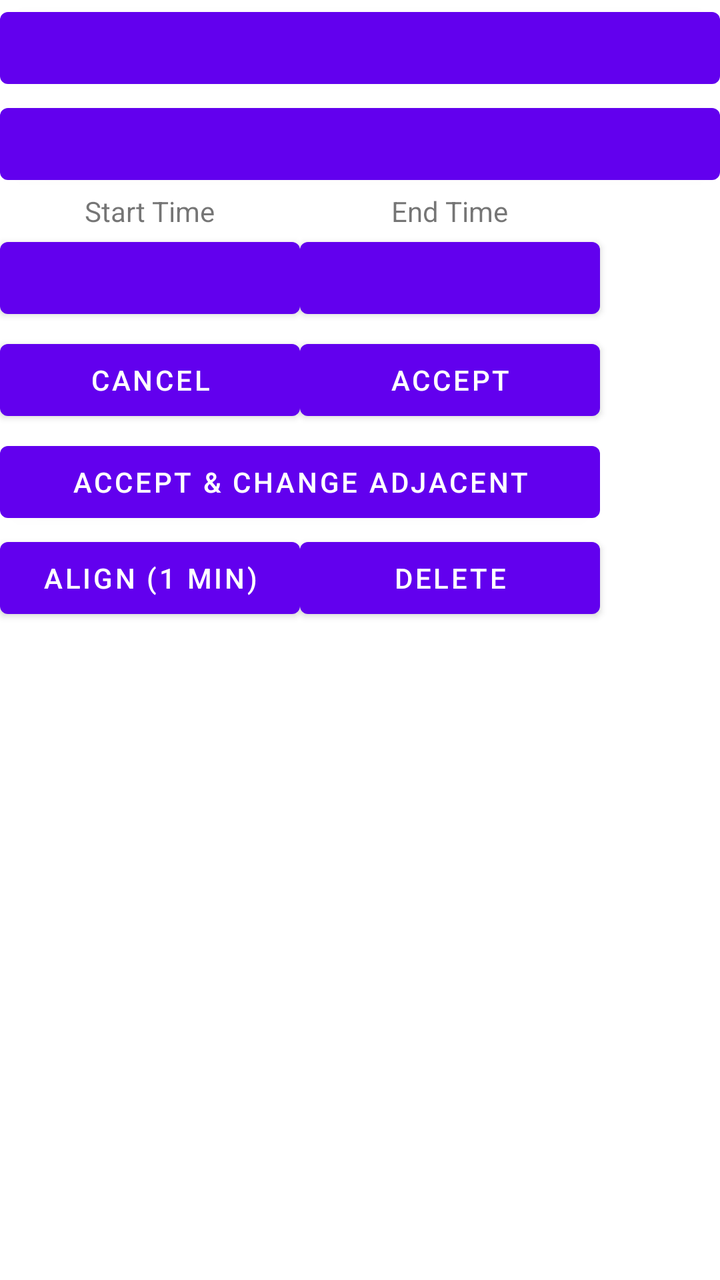
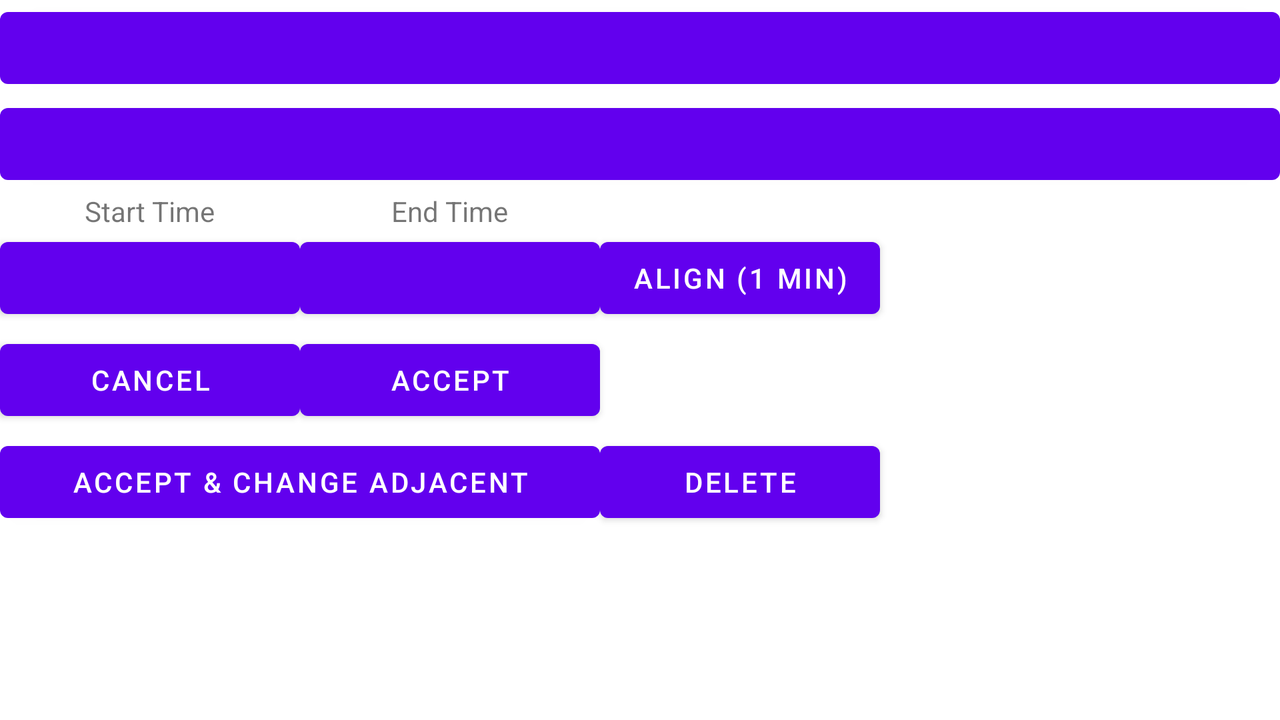

One screen, two layout resources from the same app: the default and the repository's alternative for another configuration. Each is rendered where Android would select it; the XML of both is given below.
<!-- AndroidManifest.xml: fallback theme Theme.MaterialComponents.DayNight.NoActionBar -->
<!-- res/layout/changeentry.xml -->
<?xml version="1.0" encoding="utf-8"?>
<RelativeLayout xmlns:android="http://schemas.android.com/apk/res/android"
	android:layout="@layout/changeentry" android:id="@+id/timechanger"
	android:layout_width="fill_parent" android:layout_height="fill_parent">

	<Button android:id="@+id/defaulttask" android:layout_width="fill_parent"
		android:layout_height="wrap_content" android:layout_gravity="center_horizontal|top" />

	<Button android:id="@+id/date" android:layout_width="fill_parent"
		android:layout_height="wrap_content" android:layout_gravity="center_horizontal|top"
		android:layout_below="@+id/defaulttask" />

	<TableLayout android:id="@+id/timechangetable"
		android:layout_gravity="center_horizontal" android:layout_width="fill_parent"
		android:layout_height="wrap_content" android:layout_below="@+id/date">

		<TableRow android:layout_width="fill_parent"
			android:layout_height="fill_parent">
			<TextView android:id="@+id/startlabel" android:text="@string/startlabel"
				android:layout_width="fill_parent" android:layout_height="wrap_content"
				android:layout_gravity="center" />

			<TextView android:id="@+id/endlabel" android:text="@string/endlabel"
				android:layout_width="fill_parent" android:layout_height="wrap_content"
				android:layout_gravity="center" />
		</TableRow>

		<TableRow android:layout_width="fill_parent"
			android:layout_height="fill_parent">
			<Button android:id="@+id/starttime" android:minWidth="150dip"
				android:layout_width="fill_parent" android:layout_height="wrap_content" />

			<Button android:id="@+id/endtime" android:minWidth="150dip"
				android:layout_width="fill_parent" android:layout_height="wrap_content" />
		</TableRow>

		<TableRow android:layout_width="fill_parent"
			android:layout_height="fill_parent">
			<Button android:id="@+id/changecancel" android:text="@string/cancel"
				android:layout_width="fill_parent" android:layout_height="wrap_content" android:layout_marginTop="3dp" android:layout_marginBottom="3dp"/>

			<Button android:id="@+id/changeok" android:text="@string/accept"
				android:layout_width="fill_parent" android:layout_height="wrap_content" android:layout_marginBottom="3dp" android:layout_marginTop="3dp"/>
		</TableRow>

		<TableRow android:id="@+id/TableRow01" android:layout_width="wrap_content" android:layout_height="wrap_content">
			<Button android:id="@+id/changeadjacent" android:text="@string/changeadjacent"
				android:layout_width="fill_parent" android:layout_height="wrap_content" android:layout_span="2"/>
		</TableRow>

		<TableRow android:layout_width="fill_parent" android:layout_height="fill_parent">
			<Button android:id="@+id/changealign" android:text="@string/sixminalign"
				android:layout_width="fill_parent" android:layout_height="wrap_content" />
			<Button android:id="@+id/changedelete" android:text="@string/delete"
				android:layout_width="fill_parent" android:layout_height="wrap_content" />
		</TableRow>

	</TableLayout>

</RelativeLayout>
<!-- resources referenced by this layout -->
<resources>
  <string name="accept">Accept</string>
  <string name="cancel">Cancel</string>
  <string name="changeadjacent">Accept &amp; Change Adjacent</string>
  <string name="delete">Delete</string>
  <string name="endlabel">End Time</string>
  <string name="sixminalign">Align (1 min)</string>
  <string name="startlabel">Start Time</string>
</resources>
<!-- res/layout-land/changeentry.xml (the repository's variant of the layout above) -->
<!-- drawn on the phone turned sideways -->
<?xml version="1.0" encoding="utf-8"?>
<RelativeLayout xmlns:android="http://schemas.android.com/apk/res/android"
	android:layout="@layout/changeentry" android:id="@+id/timechanger"
	android:layout_width="fill_parent" android:layout_height="fill_parent">

	<Button android:id="@+id/defaulttask" android:layout_width="fill_parent"
		android:layout_height="wrap_content" android:layout_gravity="center_horizontal|top" />

	<Button android:id="@+id/date" android:layout_width="fill_parent"
		android:layout_height="wrap_content" android:layout_gravity="center_horizontal|top"
		android:layout_below="@+id/defaulttask" />

	<TableLayout android:id="@+id/timechangetable"
		android:layout_gravity="center_horizontal" android:layout_width="fill_parent"
		android:layout_height="wrap_content" android:layout_below="@+id/date">

		<TableRow android:layout_width="fill_parent"
			android:layout_height="fill_parent">
			<TextView android:id="@+id/startlabel" android:text="@string/startlabel"
				android:layout_width="fill_parent" android:layout_height="wrap_content"
				android:layout_gravity="center" />

			<TextView android:id="@+id/endlabel" android:text="@string/endlabel"
				android:layout_width="fill_parent" android:layout_height="wrap_content"
				android:layout_gravity="center" />
		</TableRow>

		<TableRow android:layout_width="fill_parent"
			android:layout_height="fill_parent">
			<Button android:id="@+id/starttime" android:minWidth="150dip"
				android:layout_width="fill_parent" android:layout_height="wrap_content" />

			<Button android:id="@+id/endtime" android:minWidth="150dip"
				android:layout_width="fill_parent" android:layout_height="wrap_content" />

			<Button android:id="@+id/changealign" android:text="@string/sixminalign"
				android:layout_width="fill_parent" android:layout_height="wrap_content" />
		</TableRow>

		<TableRow android:layout_width="fill_parent"
			android:layout_height="fill_parent">
			<Button android:id="@+id/changecancel" android:text="@string/cancel"
				android:layout_width="fill_parent" android:layout_height="wrap_content"
				android:layout_marginTop="3dp" android:layout_marginBottom="3dp" />

			<Button android:id="@+id/changeok" android:text="@string/accept"
				android:layout_width="fill_parent" android:layout_height="wrap_content"
				android:layout_marginBottom="3dp" android:layout_marginTop="3dp" />
		</TableRow>

		<TableRow android:id="@+id/TableRow01" android:layout_width="wrap_content"
			android:layout_height="wrap_content">
			<Button android:id="@+id/changeadjacent" android:text="@string/changeadjacent"
				android:layout_width="fill_parent" android:layout_height="wrap_content"
				android:layout_span="2" />

			<Button android:id="@+id/changedelete" android:text="@string/delete"
				android:layout_width="fill_parent" android:layout_height="wrap_content" />
		</TableRow>

	</TableLayout>

</RelativeLayout>
<!-- res/layout/changeentry.xml (included above) -->
<?xml version="1.0" encoding="utf-8"?>
<RelativeLayout xmlns:android="http://schemas.android.com/apk/res/android"
	android:layout="@layout/changeentry" android:id="@+id/timechanger"
	android:layout_width="fill_parent" android:layout_height="fill_parent">

	<Button android:id="@+id/defaulttask" android:layout_width="fill_parent"
		android:layout_height="wrap_content" android:layout_gravity="center_horizontal|top" />

	<Button android:id="@+id/date" android:layout_width="fill_parent"
		android:layout_height="wrap_content" android:layout_gravity="center_horizontal|top"
		android:layout_below="@+id/defaulttask" />

	<TableLayout android:id="@+id/timechangetable"
		android:layout_gravity="center_horizontal" android:layout_width="fill_parent"
		android:layout_height="wrap_content" android:layout_below="@+id/date">

		<TableRow android:layout_width="fill_parent"
			android:layout_height="fill_parent">
			<TextView android:id="@+id/startlabel" android:text="@string/startlabel"
				android:layout_width="fill_parent" android:layout_height="wrap_content"
				android:layout_gravity="center" />

			<TextView android:id="@+id/endlabel" android:text="@string/endlabel"
				android:layout_width="fill_parent" android:layout_height="wrap_content"
				android:layout_gravity="center" />
		</TableRow>

		<TableRow android:layout_width="fill_parent"
			android:layout_height="fill_parent">
			<Button android:id="@+id/starttime" android:minWidth="150dip"
				android:layout_width="fill_parent" android:layout_height="wrap_content" />

			<Button android:id="@+id/endtime" android:minWidth="150dip"
				android:layout_width="fill_parent" android:layout_height="wrap_content" />
		</TableRow>

		<TableRow android:layout_width="fill_parent"
			android:layout_height="fill_parent">
			<Button android:id="@+id/changecancel" android:text="@string/cancel"
				android:layout_width="fill_parent" android:layout_height="wrap_content" android:layout_marginTop="3dp" android:layout_marginBottom="3dp"/>

			<Button android:id="@+id/changeok" android:text="@string/accept"
				android:layout_width="fill_parent" android:layout_height="wrap_content" android:layout_marginBottom="3dp" android:layout_marginTop="3dp"/>
		</TableRow>

		<TableRow android:id="@+id/TableRow01" android:layout_width="wrap_content" android:layout_height="wrap_content">
			<Button android:id="@+id/changeadjacent" android:text="@string/changeadjacent"
				android:layout_width="fill_parent" android:layout_height="wrap_content" android:layout_span="2"/>
		</TableRow>

		<TableRow android:layout_width="fill_parent" android:layout_height="fill_parent">
			<Button android:id="@+id/changealign" android:text="@string/sixminalign"
				android:layout_width="fill_parent" android:layout_height="wrap_content" />
			<Button android:id="@+id/changedelete" android:text="@string/delete"
				android:layout_width="fill_parent" android:layout_height="wrap_content" />
		</TableRow>

	</TableLayout>

</RelativeLayout>
